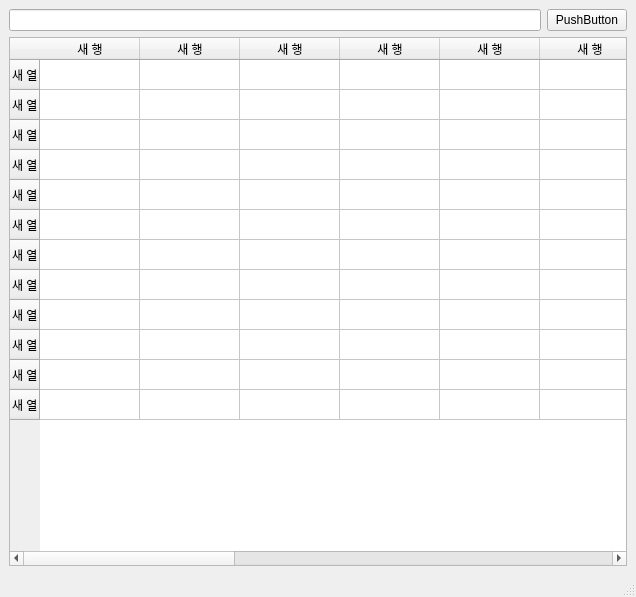
<?xml version="1.0" encoding="UTF-8"?>
<ui version="4.0">
 <class>MainWindow</class>
 <widget class="QMainWindow" name="MainWindow">
  <property name="geometry">
   <rect>
    <x>0</x>
    <y>0</y>
    <width>636</width>
    <height>597</height>
   </rect>
  </property>
  <property name="windowTitle">
   <string>dbFind</string>
  </property>
  <widget class="QWidget" name="centralwidget">
   <layout class="QGridLayout" name="gridLayout">
    <item row="0" column="0">
     <layout class="QHBoxLayout" name="horizontalLayout">
      <item>
       <widget class="QLineEdit" name="lineEdit"/>
      </item>
      <item>
       <widget class="QPushButton" name="pushButton">
        <property name="text">
         <string>PushButton</string>
        </property>
       </widget>
      </item>
     </layout>
    </item>
    <item row="1" column="0">
     <widget class="QTableWidget" name="tableWidget">
      <row>
       <property name="text">
        <string>새 열</string>
       </property>
      </row>
      <row>
       <property name="text">
        <string>새 열</string>
       </property>
      </row>
      <row>
       <property name="text">
        <string>새 열</string>
       </property>
      </row>
      <row>
       <property name="text">
        <string>새 열</string>
       </property>
      </row>
      <row>
       <property name="text">
        <string>새 열</string>
       </property>
      </row>
      <row>
       <property name="text">
        <string>새 열</string>
       </property>
      </row>
      <row>
       <property name="text">
        <string>새 열</string>
       </property>
      </row>
      <row>
       <property name="text">
        <string>새 열</string>
       </property>
      </row>
      <row>
       <property name="text">
        <string>새 열</string>
       </property>
      </row>
      <row>
       <property name="text">
        <string>새 열</string>
       </property>
      </row>
      <row>
       <property name="text">
        <string>새 열</string>
       </property>
      </row>
      <row>
       <property name="text">
        <string>새 열</string>
       </property>
      </row>
      <column>
       <property name="text">
        <string>새 행</string>
       </property>
      </column>
      <column>
       <property name="text">
        <string>새 행</string>
       </property>
      </column>
      <column>
       <property name="text">
        <string>새 행</string>
       </property>
      </column>
      <column>
       <property name="text">
        <string>새 행</string>
       </property>
      </column>
      <column>
       <property name="text">
        <string>새 행</string>
       </property>
      </column>
      <column>
       <property name="text">
        <string>새 행</string>
       </property>
      </column>
      <column>
       <property name="text">
        <string>새 행</string>
       </property>
      </column>
      <column>
       <property name="text">
        <string>새 행</string>
       </property>
      </column>
      <column>
       <property name="text">
        <string>새 행</string>
       </property>
      </column>
      <column>
       <property name="text">
        <string>새 행</string>
       </property>
      </column>
      <column>
       <property name="text">
        <string>새 행</string>
       </property>
      </column>
      <column>
       <property name="text">
        <string>새 행</string>
       </property>
      </column>
      <column>
       <property name="text">
        <string>새 행</string>
       </property>
      </column>
      <column>
       <property name="text">
        <string>새 행</string>
       </property>
      </column>
     </widget>
    </item>
   </layout>
  </widget>
  <widget class="QMenuBar" name="menubar">
   <property name="geometry">
    <rect>
     <x>0</x>
     <y>0</y>
     <width>636</width>
     <height>22</height>
    </rect>
   </property>
  </widget>
  <widget class="QStatusBar" name="statusbar"/>
 </widget>
 <resources/>
 <connections/>
</ui>
